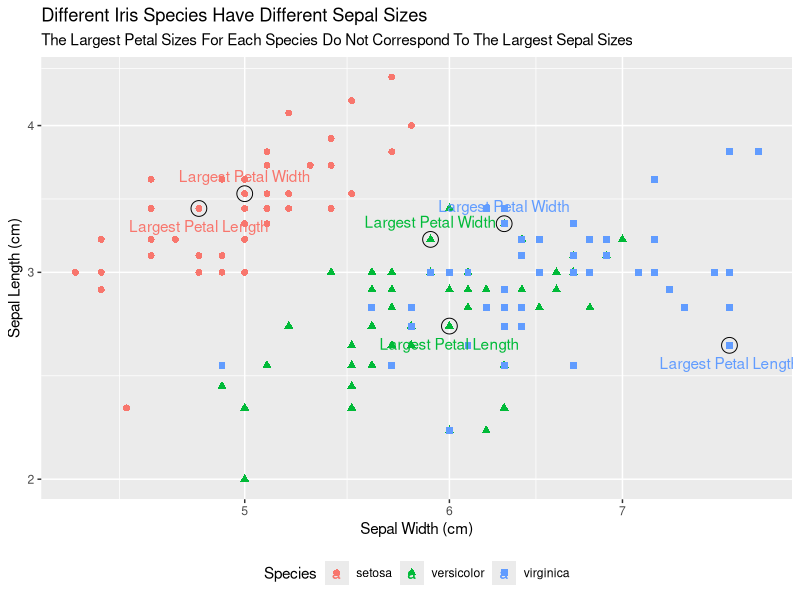

The R source for this figure:
## ---- chunk 1
#Packages
library(tidyverse)
library(lubridate)
## ---- chunk 2
head(iris)
## ---- chunk 3
largest_petal_width <- iris %>%
  group_by(Species) %>%
  filter(row_number(desc(Petal.Width)) == 1)
largest_petal_width

largest_petal_length <- iris %>%
  group_by(Species) %>%
  filter(row_number(desc(Petal.Length)) == 1)
largest_petal_length
## ---- chunk 4
ggplot(data = iris, mapping = aes(x = Sepal.Length, y = Sepal.Width, color = Species,
                                  shape = Species)) +
  geom_point(size = 2) +
  geom_point(size = 5, shape = 1, color = 'black', data = largest_petal_width) +
  geom_text(aes(color = Species, label = "Largest Petal Width"), data = largest_petal_width, nudge_y = .015) +
  geom_point(size = 5, shape = 1, color = 'black', data = largest_petal_length) +
  geom_text(aes(color = Species, label = "Largest Petal Length"), data = largest_petal_length,, nudge_y = -.015) +
  scale_x_log10() +
  scale_y_log10() +
  labs(x = "Sepal Width (cm)",
       y = "Sepal Length (cm)",
       title = "Different Iris Species Have Different Sepal Sizes",
       subtitle = "The Largest Petal Sizes For Each Species Do Not Correspond To The Largest Sepal Sizes") +
  theme(legend.position = 'bottom')
